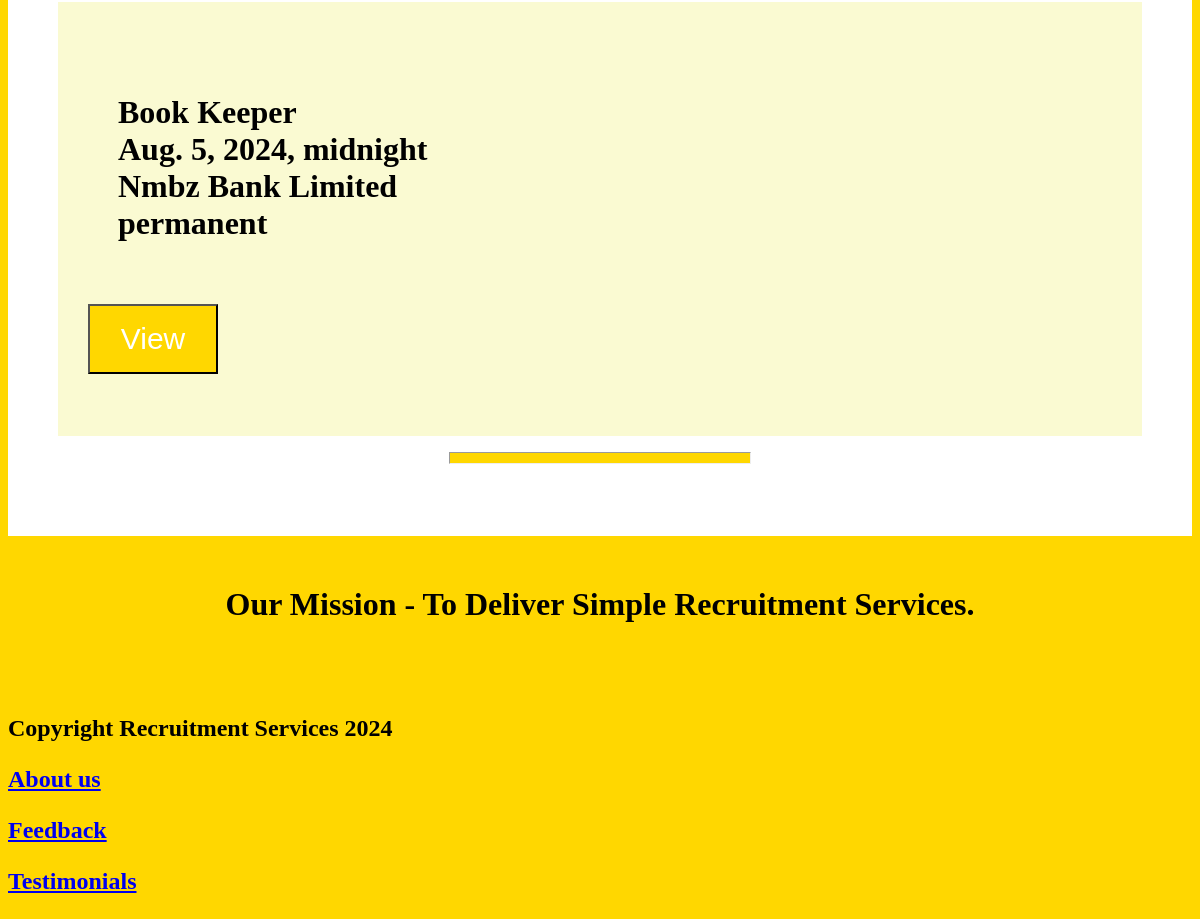
Page /recruiters/ (signed in, lower part) on the earlier database version.
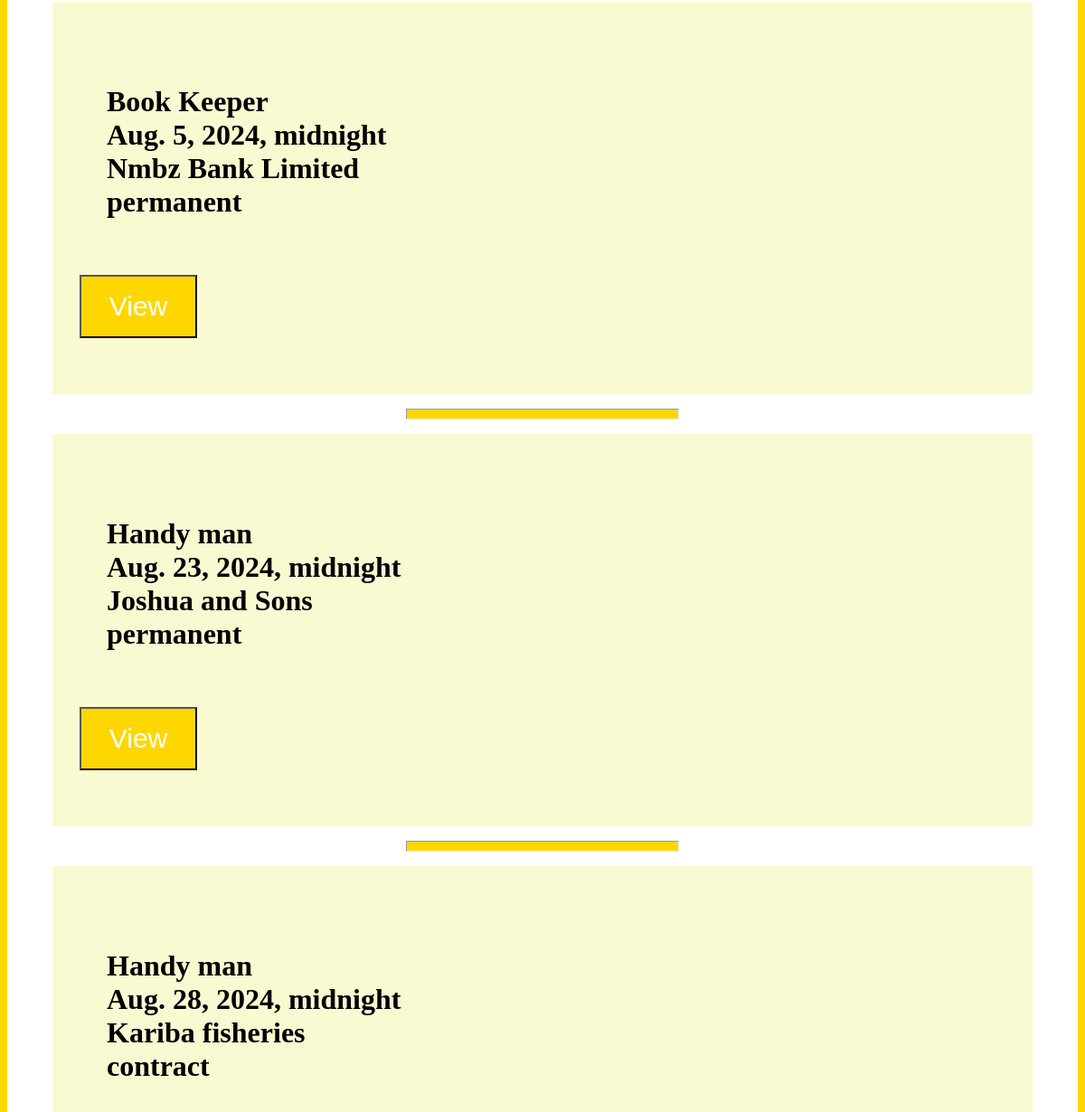
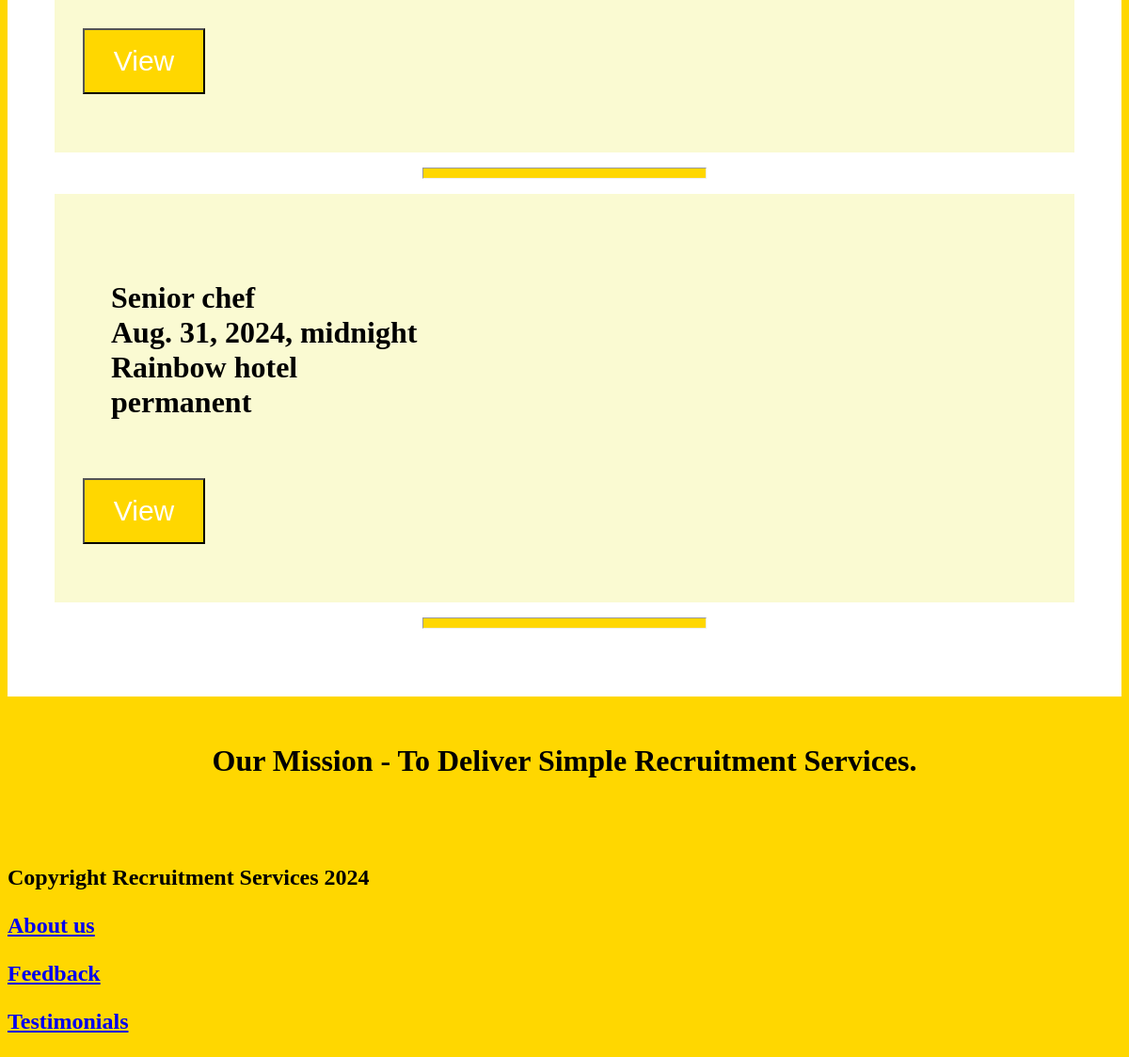
Same page on the later database version (2 pictures, top to bottom).
### recruitersite/models.py (models this page shows, shortened)
class Vaccancy(models.Model):
    vaccancyid = models.IntegerField(blank=False,unique=True,primary_key=True)
    user = models.ForeignKey(User,on_delete=models.CASCADE,blank=True)
    title = models.CharField(blank=True,max_length=100,unique=False)
    date_posted = models.DateTimeField()
    expiry_date = models.DateTimeField()
    recruiter = models.CharField(blank=True,max_length=100,unique=False)
    employmenttype = models.CharField(blank=True,max_length=100,unique=False)
    location = models.CharField(blank=True,max_length=100,unique=False)
    dutation = models.CharField(blank=True,max_length=100,unique=False)
    responsibilities = models.CharField(blank=True,max_length=500,unique=False)
    attributes = models.CharField(blank=True,max_length=300,unique=False)
    requirements = models.CharField(blank=True,max_length=500,unique=False)
    offer = models.CharField(blank=True,max_length=100,unique=False)

### recruitersite/views.py (the view)
# urls.py: path('',views.index,name='index'),
def index(request):
    user=request.user
    vaccancies=0
    try:
        vaccancies=Vaccancy.objects.filter(user=user)
        print('vacancies found')
    except:
        print('failed to get vaccancies')
        vaccancies=0
    my_dict = {'vaccancies':vaccancies}
    return render(request,'recruitersite/index.html',context=my_dict)

### templates/recruitersite/index.html (shortened to what this page needs)
{% extends 'recruitmentservices/base.html' %}
{% load static %}
{% block body_block %}
<div class='main_container'>
    <div class='center'>
    <h1 class='title'><p class='signin'>Vaccancies</p>
        {%if vaccancies%}
        {%for vaccancy in vaccancies%}
        <div class='vaccancy_div'>
        <p  class='vaccancy_div'>{{vaccancy.title}}<br>{{vaccancy.expiry_date}}<br>{{vaccancy.recruiter}}<br>{{vaccancy.employmenttype}}</p>
             <form action={% url 'recruitersite_app:view'%} method='POST'enctype='multipart/form-data' method='post'>
        <p>
                         <p><input class='registerbtn1' class='button1' type='submit' name='' value='View'></p>
                </p>
                </form>
        </div><hr class='hr'>
        {%endfor%}
        {%else%}
        <p>You have not listed any vaccancies</p>
        {%endif%}
        </h1>
    </div></div>
    {% endblock %}

Differences in the rows shown:
added Vaccancy: title "Handy man", expiry_date "Aug. 23, 2024, midnight", recruiter "Joshua and Sons", employmenttype "permanent"
added Vaccancy: title "Handy man", expiry_date "Aug. 28, 2024, midnight", recruiter "Kariba fisheries", employmenttype "contract"
added Vaccancy: title "Senior chef", expiry_date "Aug. 31, 2024, midnight", recruiter "Rainbow hotel", employmenttype "permanent"
